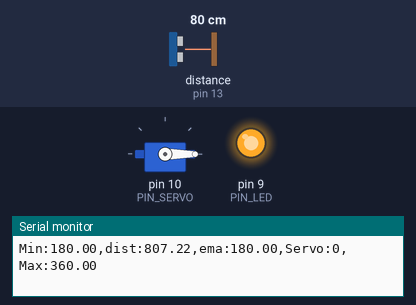
A sketch run on a simulated Arduino Uno, built with avr-gcc and run on an emulated ATmega328P. On the bench: servo, output pins drawn as LEDs (lit = HIGH), the last lines printed to the serial monitor. Wiring (inferred from the names in the program): ultrasonic range finder: trigger pin 12; echo pin 13. Dashed ring = blinking. The inputs (shaded band) are chosen by the test bench; at power-on: distance to the obstacle (sensor on pin 13) 80 cm. The echo pulse lasts 58.3 µs per cm; pins used as bus, display or sensor lines are not drawn.

Above: at 1.2 s.
1.3 s: distance to the obstacle (sensor on pin 13) set to 18 cm
At 2.44 s:
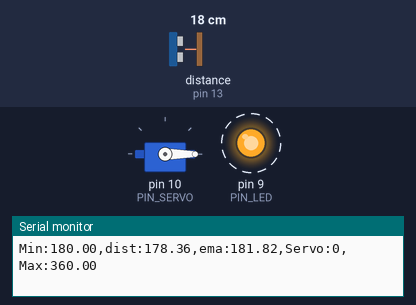
4.3 s: distance to the obstacle (sensor on pin 13) set to 35 cm
At 5.86 s:
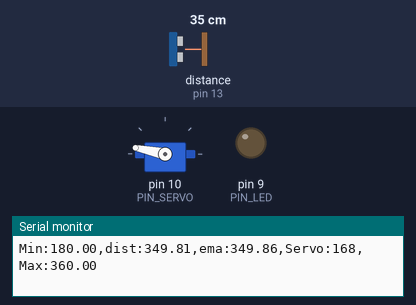
7.3 s: distance to the obstacle (sensor on pin 13) set to 2 cm
At 8.5 s:
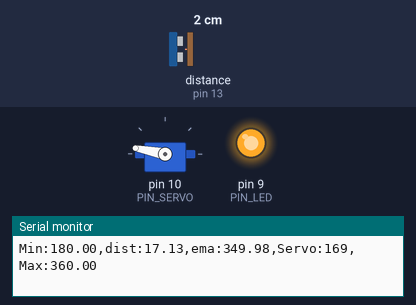
8.8 s: distance to the obstacle (sensor on pin 13) set to 18 cm
At 8.95 s:
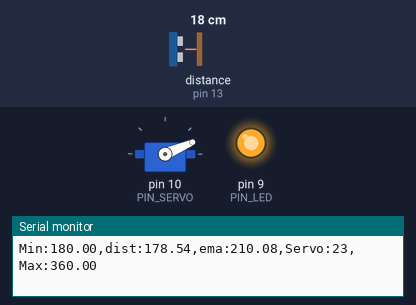
11.8 s: distance to the obstacle (sensor on pin 13) set to 4 cm
At 12.3 s:
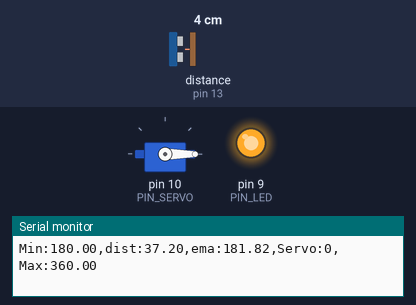
Timing chart, 0 to 14.3 s (numbered marks = the images above; inputs shaded):
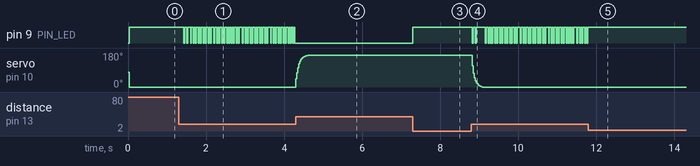

The sketch:

11_example_1.ino
```cpp
#include <Servo.h>

// Arduino pin assignment
#define PIN_LED   9   // LED active-low
#define PIN_TRIG  12  // sonar sensor TRIGGER
#define PIN_ECHO  13  // sonar sensor ECHO
#define PIN_SERVO 10  // servo motor

// configurable parameters for sonar
#define SND_VEL 346.0     // sound velocity at 24 celsius degree (unit: m/sec)
#define INTERVAL 25      // sampling interval (unit: msec)
#define PULSE_DURATION 10 // ultra-sound Pulse Duration (unit: usec)
#define _DIST_MIN 180.0   // minimum distance to be measured (unit: mm)
#define _DIST_MAX 360.0   // maximum distance to be measured (unit: mm)

#define TIMEOUT ((INTERVAL / 2) * 1000.0) // maximum echo waiting time (unit: usec)
#define SCALE (0.001 * 0.5 * SND_VEL) // coefficent to convert duration to distance

#define _EMA_ALPHA 0.3    // EMA weight of new sample (range: 0 to 1)
                          // Setting EMA to 1 effectively disables EMA filter.

#define _DUTY_MIN 500 // servo full clockwise position (0 degree)
#define _DUTY_NEU 1350 // servo neutral position (90 degree)
#define _DUTY_MAX 2400 // servo full counterclockwise position (180 degree)

// global variables
float  dist_ema, dist_prev = _DIST_MAX; // unit: mm
unsigned long last_sampling_time;       // unit: ms

Servo myservo;

void setup() {
  // initialize GPIO pins
  pinMode(PIN_LED, OUTPUT);
  pinMode(PIN_TRIG, OUTPUT);    // sonar TRIGGER
  pinMode(PIN_ECHO, INPUT);     // sonar ECHO
  digitalWrite(PIN_TRIG, LOW);  // turn-off Sonar

  myservo.attach(PIN_SERVO);
  myservo.writeMicroseconds(_DUTY_NEU);

  // initialize USS related variables
  dist_prev = _DIST_MIN; // raw distance output from USS (unit: mm)

  // initialize serial port
  Serial.begin(57600);
}

void loop() {
  float  dist_raw, dist_filtered;
  float angle;
  int duty;

  // wait until next sampling time.
  // millis() returns the number of milliseconds since the program started.
  // will overflow after 50 days.
  if (millis() < last_sampling_time + INTERVAL)
    return;

  // get a distance reading from the USS
  dist_raw = USS_measure(PIN_TRIG, PIN_ECHO);
  if (dist_raw >= _DIST_MIN && dist_raw <= _DIST_MAX) {
    digitalWrite(PIN_LED, LOW);   // LED 켜기
   } else {
    digitalWrite(PIN_LED, HIGH);  // LED 끄기
  }


  // the range filter
  if ((dist_raw == 0.0) || (dist_raw > _DIST_MAX)) {
      dist_filtered = dist_prev;
  } else if (dist_raw < _DIST_MIN) {
      dist_filtered = dist_prev;
  } else {    // In desired Range
      dist_filtered = dist_raw;
      dist_prev = dist_raw;
  }

  // Modify the below line to implement the EMA equation
  dist_ema= _EMA_ALPHA*dist_filtered + (1-_EMA_ALPHA)*dist_ema;


  // adjust servo position according to the USS read value
  // add your code here!
  angle = (dist_ema - _DIST_MIN)/(_DIST_MAX - _DIST_MIN) * 180.0;

  if (dist_ema < _DIST_MIN) {
    myservo.writeMicroseconds(_DUTY_MIN);
  }
  else if (dist_ema < _DIST_MAX) {
    if (angle <= 90.0) {
      duty = map((long)(angle * 10), 0, 900, _DUTY_MIN, _DUTY_NEU);
    } else {
    duty = map((long)(angle * 10), 900, 1800,_DUTY_NEU, _DUTY_MAX);
    }
    myservo.writeMicroseconds(duty);
  }
  else {
    myservo.writeMicroseconds(_DUTY_MAX);

  }


  // output the distance to the serial port
  Serial.print("Min:");    Serial.print(_DIST_MIN);
  Serial.print(",dist:");  Serial.print(dist_raw);
  Serial.print(",ema:");  Serial.print(dist_ema);
  Serial.print(",Servo:"); Serial.print(myservo.read());
  Serial.print(",Max:");   Serial.print(_DIST_MAX);
  Serial.println("");

  // update last sampling time
  last_sampling_time += INTERVAL;
}

// get a distance reading from USS. return value is in millimeter.
float USS_measure(int TRIG, int ECHO)
{
  digitalWrite(TRIG, HIGH);
  delayMicroseconds(PULSE_DURATION);
  digitalWrite(TRIG, LOW);

  return pulseIn(ECHO, HIGH, TIMEOUT) * SCALE; // unit: mm
}
```

Measured:
- after the input at 1.3 s, pin 9 (PIN_LED): alternates HIGH for 0.05 s and LOW for 0.03 s, starting after 0.13 s
- after the input at 4.3 s, pin 9 (PIN_LED): stops changing and stays LOW
- after the input at 7.3 s, pin 9 (PIN_LED): LOW → HIGH at once; servo on pin 10 (PIN_SERVO): goes on until 7.3 s, then stays 169°
- after the input at 8.8 s, pin 9 (PIN_LED): goes LOW 0.02 s, HIGH 0.05 s, LOW 0.02 s, HIGH 0.23 s, 40 × (LOW 0.02 s, HIGH 0.05 s), LOW 0.03 s, then HIGH, starting at once; servo on pin 10 (PIN_SERVO): moves from 169° to 0° over 0.25 s, starting at once
- after the input at 11.8 s, pin 9 (PIN_LED): stops changing and stays HIGH
